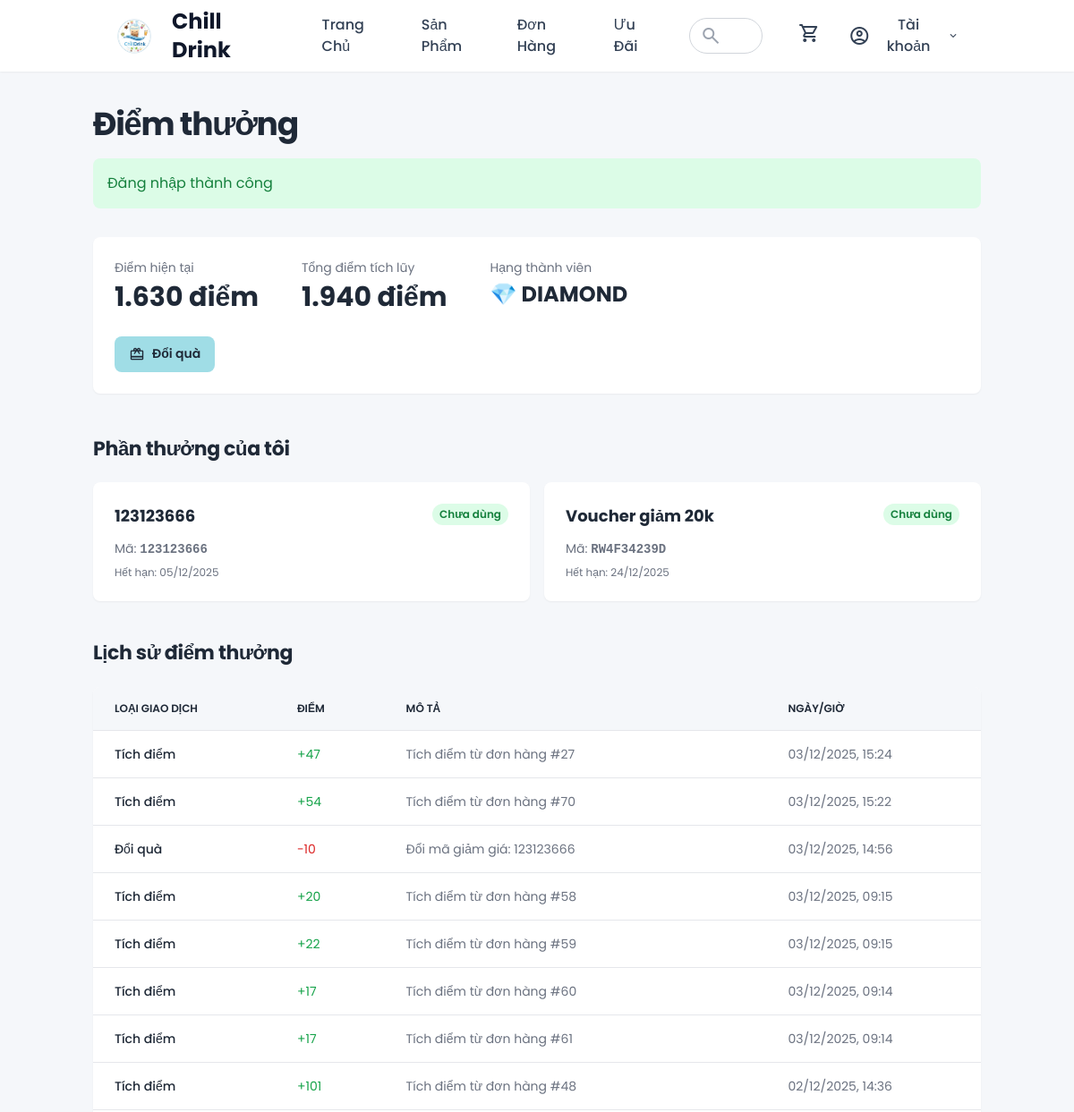
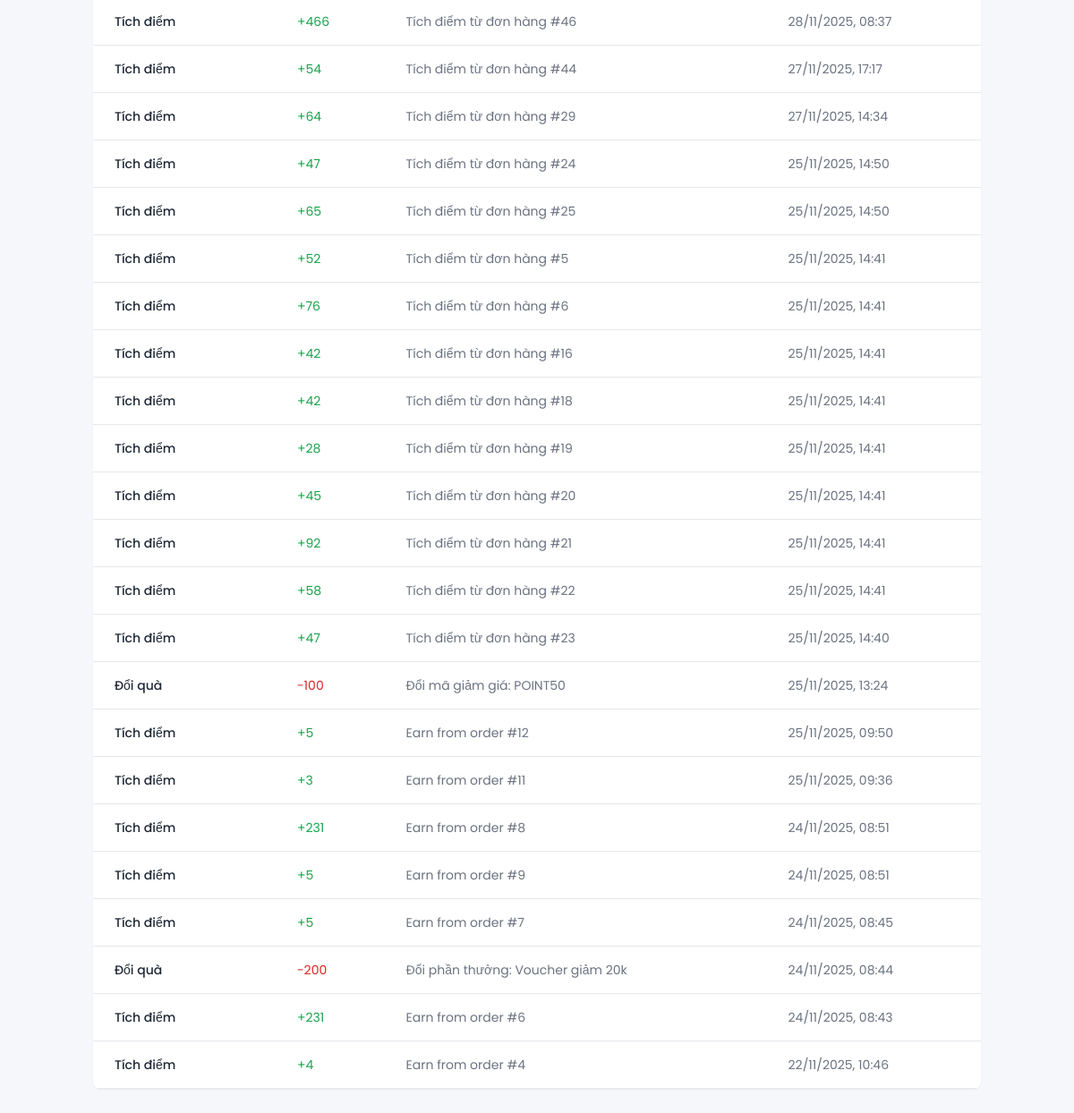
The page /DU_AN_1/base/?action=loyalty (signed in) on the database its author committed (2 pictures, top to bottom).
### tables this page shows
CREATE TABLE `loyalty_points` (
  `id` int(11) NOT NULL,
  `user_id` int(11) NOT NULL,
  `total_points` int(11) DEFAULT 0,
  `monthly_points` int(11) DEFAULT 0 COMMENT 'Điểm tháng hiện tại',
  `lifetime_points` int(11) DEFAULT 0,
  `level` enum('bronze','silver','gold','diamond') DEFAULT 'bronze',
  `current_month` varchar(7) DEFAULT NULL COMMENT 'YYYY-MM format',
  `updated_at` datetime DEFAULT current_timestamp() ON UPDATE current_timestamp()
);

CREATE TABLE `loyalty_transactions` (
  `id` int(11) NOT NULL,
  `user_id` int(11) NOT NULL,
  `order_id` int(11) DEFAULT NULL,
  `type` enum('earn','redeem') NOT NULL,
  `points` int(11) NOT NULL,
  `description` varchar(255) DEFAULT NULL,
  `created_at` datetime DEFAULT current_timestamp()
);

### DU_AN_1/base/dua/controllers/LoyaltyController.php (called while the page is built, shortened)
<?php
class LoyaltyController
{
    private $loyaltyPointModel;
    private $loyaltyRewardModel;
    public function __construct()
    {
        $this->loyaltyPointModel = new LoyaltyPoint();
        $this->loyaltyRewardModel = new LoyaltyReward();
    }
    public function index()
    {
        $loyaltyPoints = $this->loyaltyPointModel->getByUserId($_SESSION['user']['id']);
        if (!$loyaltyPoints) {
            $loyaltyPoints = [
                'total_points' => 0,
                'lifetime_points' => 0,
                'level' => 'new'
            ];
        } else {
            $lifetimePoints = $loyaltyPoints['lifetime_points'];
            if ($lifetimePoints >= 1000) {
                $loyaltyPoints['level'] = 'diamond';
            } elseif ($lifetimePoints >= 600) {
                $loyaltyPoints['level'] = 'gold';
            } elseif ($lifetimePoints >= 400) {
                $loyaltyPoints['level'] = 'silver';
            } elseif ($lifetimePoints >= 200) {
                $loyaltyPoints['level'] = 'bronze';
            } else {
                $loyaltyPoints['level'] = 'new';
            }
        }
        $transactions = $this->loyaltyPointModel->getTransactions($_SESSION['user']['id']);
        $userRewards = $this->loyaltyRewardModel->getUserRewards($_SESSION['user']['id']);
        require_once PATH_VIEW . 'loyalty/index.php';
    }
}

### DU_AN_1/base/index.php (called while the page is built, shortened)
<?php
spl_autoload_register(function ($class) {
    $fileName = "$class.php";
    $fileModel              = PATH_MODEL . $fileName;
});
require_once './routes/index.php';

### DU_AN_1/base/dua/models/BaseModel.php (called while the page is built, shortened)
<?php
class BaseModel
{
    public function __construct()
    {
        $dsn = sprintf('mysql:host=%s;port=%s;dbname=%s;charset=utf8', DB_HOST, DB_PORT, DB_NAME);
        try {
            $this->pdo = new PDO($dsn, DB_USERNAME, DB_PASSWORD, DB_OPTIONS);
        } catch (PDOException $e) {
            die("Kết nối cơ sở dữ liệu thất bại: {$e->getMessage()}. Vui lòng thử lại sau.");
        }
    }
}

### DU_AN_1/base/dua/models/LoyaltyPoint.php (called while the page is built, shortened)
<?php
class LoyaltyPoint extends BaseModel
{
    protected $table = 'loyalty_points';
    public function getByUserId($userId)
    {
        $sql = "SELECT * FROM {$this->table} WHERE user_id = :user_id LIMIT 1";
        $stmt = $this->pdo->prepare($sql);
        $stmt->execute([':user_id' => $userId]);
        return $stmt->fetch();
    }
    public function getTransactions($userId)
    {
        $sql = "SELECT * FROM loyalty_transactions WHERE user_id = :user_id ORDER BY created_at DESC";
        $stmt = $this->pdo->prepare($sql);
        $stmt->execute([':user_id' => $userId]);
        return $stmt->fetchAll();
    }
}

### DU_AN_1/base/dua/models/LoyaltyReward.php (called while the page is built, shortened)
<?php
class LoyaltyReward extends BaseModel
{
    public function getUserRewards($userId)
    {
        $sql = "SELECT lur.id, lur.user_id, lur.reward_id as item_id, lr.reward_name,
                       lr.reward_type, lr.value, lur.code, lur.expires_at,
                       lur.is_used, lur.created_at, 'reward' as source
                FROM loyalty_user_rewards lur
                JOIN loyalty_rewards lr ON lur.reward_id = lr.id
                WHERE lur.user_id = :user_id
                AND lur.is_used = 0
                UNION ALL
                SELECT urc.id, urc.user_id, urc.coupon_id as item_id, c.code as reward_name,
                       'coupon' as reward_type,
                       CONCAT(IF(c.type = 'percent', CONCAT(c.value, '%'), CONCAT(FORMAT(c.value, 0), 'đ')), ' giảm') as value,
                       c.code, c.expires_at, 0 as is_used, urc.created_at, 'coupon' as source
                FROM user_redeemed_coupons urc
                JOIN coupons c ON urc.coupon_id = c.id
                LEFT JOIN user_coupon_usage ucu ON ucu.user_id = urc.user_id AND ucu.coupon_id = urc.coupon_id
                WHERE urc.user_id = :user_id
                AND ucu.id IS NULL
                ORDER BY created_at DESC";
        $stmt = $this->pdo->prepare($sql);
        $stmt->execute([':user_id' => $userId]);
        return $stmt->fetchAll();
    }
}

### DU_AN_1/base/dua/views/loyalty/index.php (the view, shortened to what this page needs)
<!DOCTYPE html>
<html class="light" lang="vi">
<head>
    <script src="https://cdn.tailwindcss.com?plugins=forms,container-queries"></script>
</head>
<body class="font-display bg-background-light">
    <?php require_once PATH_VIEW . 'layouts/header.php'; ?>
    <div class="relative flex h-auto min-h-screen w-full flex-col">
        <div class="layout-container flex h-full grow flex-col">
            <main class="flex flex-1 justify-center py-5 px-4 sm:px-6 md:px-8">
                <div class="layout-content-container flex flex-col w-full max-w-5xl flex-1">
                    <div class="flex flex-wrap justify-between gap-3 p-4">
                        <p class="text-text-main-light text-4xl font-bold leading-tight tracking-[-0.033em] min-w-72">Điểm thưởng</p>
                    </div>
                    <?php if (isset($_SESSION['success'])): ?>
                        <div class="mx-4 mb-4 p-4 bg-green-100 text-green-700 rounded-lg"><?= htmlspecialchars($_SESSION['success'], ENT_QUOTES, 'UTF-8') ?></div>
                    <?php unset($_SESSION['success']);
                    endif; ?>
                    <div class="p-4">
                        <div class="flex flex-col sm:flex-row items-stretch justify-between gap-6 rounded-lg bg-white p-6 shadow-sm">
                            <div class="flex flex-col gap-6">
                                <div class="flex flex-wrap gap-x-12 gap-y-4">
                                    <div class="flex flex-col gap-1">
                                        <p class="text-text-secondary-light text-sm font-normal leading-normal">Điểm hiện tại</p>
                                        <p class="text-text-main-light text-3xl font-bold leading-tight"><?= number_format($loyaltyPoints['total_points'], 0, ',', '.') ?> điểm</p>
                                    </div>
                                    <div class="flex flex-col gap-1">
                                        <p class="text-text-secondary-light text-sm font-normal leading-normal">Tổng điểm tích lũy</p>
                                        <p class="text-text-main-light text-3xl font-bold leading-tight"><?= number_format($loyaltyPoints['lifetime_points'], 0, ',', '.') ?> điểm</p>
                                    </div>
                                    <div class="flex flex-col gap-1">
                                        <p class="text-text-secondary-light text-sm font-normal leading-normal">Hạng thành viên</p>
                                        <p class="text-text-main-light text-2xl font-bold leading-tight uppercase">
                                            <?php
                                            $rankNames = [
                                                'new' => '🆕 KHÁCH MỚI',
                                                'bronze' => '🥉 BRONZE',
                                                'silver' => '🥈 SILVER',
                                                'gold' => '🥇 GOLD',
                                                'diamond' => '💎 DIAMOND'
                                            ];
                                            echo $rankNames[$loyaltyPoints['level']] ?? strtoupper($loyaltyPoints['level']);
                                            ?>
                                        </p>
                                    </div>
                                </div>
                                <a href="<?= BASE_URL ?>?action=loyalty-rewards" class="flex min-w-[84px] max-w-[480px] cursor-pointer items-center justify-center overflow-hidden rounded-lg h-10 px-4 bg-primary text-text-main-light gap-2 text-sm font-semibold leading-normal w-fit">
                                    <span class="material-symbols-outlined text-lg">redeem</span>
                                    <span class="truncate">Đổi quà</span>
                                </a>
                            </div>
                        </div>
                    </div>
                    <h2 class="text-text-main-light text-[22px] font-bold leading-tight tracking-[-0.015em] px-4 pb-3 pt-8">Phần thưởng của tôi</h2>
                    <div class="px-4 py-3">
                        <?php if (empty($userRewards)): ?>
                            <div class="bg-white rounded-lg p-10 text-center shadow-sm">
                                <p class="text-text-secondary-light">Bạn chưa có phần thưởng nào</p>
                            </div>
                        <?php else: ?>
                            <div class="grid grid-cols-1 md:grid-cols-2 gap-4">
                                <?php foreach ($userRewards as $reward): ?>
                                    <div class="bg-white rounded-lg p-6 shadow-sm">
                                        <div class="flex justify-between items-start mb-3">
                                            <h3 class="font-bold text-lg text-text-main-light"><?= htmlspecialchars($reward['reward_name'], ENT_QUOTES, 'UTF-8') ?></h3>
                                            <?php if (!$reward['is_used']): ?>
                                                <span class="px-2 py-1 bg-green-100 text-green-700 rounded-full text-xs font-semibold">Chưa dùng</span>
                                            <?php else: ?>
                                                <span class="px-2 py-1 bg-gray-100 text-gray-700 rounded-full text-xs font-semibold">Đã dùng</span>
                                            <?php endif; ?>
                                        </div>
                                        <p class="text-sm text-text-secondary-light mb-2">Mã: <span class="font-mono font-bold"><?= htmlspecialchars($reward['code'], ENT_QUOTES, 'UTF-8') ?></span></p>
                                        <?php if ($reward['expires_at']): ?>
                                            <p class="text-xs text-text-secondary-light">Hết hạn: <?= date('d/m/Y', strtotime($reward['expires_at'])) ?></p>
                                        <?php endif; ?>
                                    </div>
                                <?php endforeach; ?>
                            </div>
                        <?php endif; ?>
                    </div>
                    <h2 class="text-text-main-light text-[22px] font-bold leading-tight tracking-[-0.015em] px-4 pb-3 pt-8">Lịch sử điểm thưởng</h2>
                    <div class="px-4 py-3">
                        <?php if (empty($transactions)): ?>
                            <div class="bg-white rounded-lg p-10 text-center shadow-sm">
                                <p class="text-text-secondary-light">Chưa có giao dịch nào</p>
                            </div>
                        <?php else: ?>
                            <div class="overflow-x-auto bg-white rounded-lg shadow-sm">
                                <table class="w-full min-w-[700px] text-sm text-left text-text-secondary-light">
                                    <thead class="text-xs text-text-main-light uppercase bg-background-light border-b">
                                        <tr>
                                            <th class="px-6 py-4 font-semibold" scope="col">Loại giao dịch</th>
                                            <th class="px-6 py-4 font-semibold" scope="col">Điểm</th>
                                            <th class="px-6 py-4 font-semibold" scope="col">Mô tả</th>
                                            <th class="px-6 py-4 font-semibold" scope="col">Ngày/Giờ</th>
                                        </tr>
                                    </thead>
                                    <tbody>
                                        <?php foreach ($transactions as $trans): ?>
                                            <tr class="border-b">
                                                <td class="px-6 py-4 font-medium text-text-main-light"><?= $trans['type'] === 'earn' ? 'Tích điểm' : 'Đổi quà' ?></td>
                                                <td class="px-6 py-4 <?= $trans['type'] === 'earn' ? 'text-green-600' : 'text-red-600' ?>">
                                                    <?= $trans['type'] === 'earn' ? '+' : '-' ?><?= number_format($trans['points'], 0, ',', '.') ?>
                                                </td>
                                                <td class="px-6 py-4"><?= htmlspecialchars($trans['description'], ENT_QUOTES, 'UTF-8') ?></td>
                                                <td class="px-6 py-4"><?= date('d/m/Y, H:i', strtotime($trans['created_at'])) ?></td>
                                            </tr>
                                        <?php endforeach; ?>
                                    </tbody>
                                </table>
                            </div>
                        <?php endif; ?>
                    </div>
                </div>
            </main>
        </div>
    </div>
</body>
</html>

### DU_AN_1/base/dua/views/loyalty/index.php (style rules this page uses)
body { font-family: -apple-system, BlinkMacSystemFont, "Segoe UI", Roboto, "Helvetica Neue", Arial, "Noto Sans", sans-serif, "Apple Color Emoji", "Segoe UI Emoji", "Segoe UI Symbol", "Noto Color Emoji"; }

### rows shown on the page
loyalty_points: total_points "1.630", lifetime_points "1.940"
loyalty_transactions: type "Tích điểm", points "47", description "Tích điểm từ đơn hàng #27", created_at "03/12/2025, 15:24"
loyalty_transactions: type "Tích điểm", points "54", description "Tích điểm từ đơn hàng #70", created_at "03/12/2025, 15:22"
loyalty_transactions: type "Đổi quà", points "10", description "Đổi mã giảm giá: 123123666", created_at "03/12/2025, 14:56"
loyalty_transactions: type "Tích điểm", points "20", description "Tích điểm từ đơn hàng #58", created_at "03/12/2025, 09:15"
loyalty_transactions: type "Tích điểm", points "22", description "Tích điểm từ đơn hàng #59", created_at "03/12/2025, 09:15"
loyalty_transactions: type "Tích điểm", points "17", description "Tích điểm từ đơn hàng #60", created_at "03/12/2025, 09:14"
loyalty_transactions: type "Tích điểm", points "17", description "Tích điểm từ đơn hàng #61", created_at "03/12/2025, 09:14"
loyalty_transactions: type "Tích điểm", points "101", description "Tích điểm từ đơn hàng #48", created_at "02/12/2025, 14:36"
loyalty_transactions: type "Tích điểm", points "466", description "Tích điểm từ đơn hàng #46", created_at "28/11/2025, 08:37"
loyalty_transactions: type "Tích điểm", points "54", description "Tích điểm từ đơn hàng #44", created_at "27/11/2025, 17:17"
loyalty_transactions: type "Tích điểm", points "64", description "Tích điểm từ đơn hàng #29", created_at "27/11/2025, 14:34"
loyalty_transactions: type "Tích điểm", points "47", description "Tích điểm từ đơn hàng #24", created_at "25/11/2025, 14:50"
loyalty_transactions: type "Tích điểm", points "65", description "Tích điểm từ đơn hàng #25", created_at "25/11/2025, 14:50"
loyalty_transactions: type "Tích điểm", points "52", description "Tích điểm từ đơn hàng #5", created_at "25/11/2025, 14:41"
loyalty_transactions: type "Tích điểm", points "76", description "Tích điểm từ đơn hàng #6", created_at "25/11/2025, 14:41"
loyalty_transactions: type "Tích điểm", points "42", description "Tích điểm từ đơn hàng #16", created_at "25/11/2025, 14:41"
loyalty_transactions: type "Tích điểm", points "42", description "Tích điểm từ đơn hàng #18", created_at "25/11/2025, 14:41"
loyalty_transactions: type "Tích điểm", points "28", description "Tích điểm từ đơn hàng #19", created_at "25/11/2025, 14:41"
loyalty_transactions: type "Tích điểm", points "45", description "Tích điểm từ đơn hàng #20", created_at "25/11/2025, 14:41"
loyalty_transactions: type "Tích điểm", points "92", description "Tích điểm từ đơn hàng #21", created_at "25/11/2025, 14:41"
loyalty_transactions: type "Tích điểm", points "58", description "Tích điểm từ đơn hàng #22", created_at "25/11/2025, 14:41"
loyalty_transactions: type "Tích điểm", points "47", description "Tích điểm từ đơn hàng #23", created_at "25/11/2025, 14:40"
loyalty_transactions: type "Đổi quà", points "100", description "Đổi mã giảm giá: POINT50", created_at "25/11/2025, 13:24"
loyalty_transactions: type "Tích điểm", points "5", description "Earn from order #12", created_at "25/11/2025, 09:50"
loyalty_transactions: type "Tích điểm", points "3", description "Earn from order #11", created_at "25/11/2025, 09:36"
loyalty_transactions: type "Tích điểm", points "231", description "Earn from order #8", created_at "24/11/2025, 08:51"
loyalty_transactions: type "Tích điểm", points "5", description "Earn from order #9", created_at "24/11/2025, 08:51"
loyalty_transactions: type "Tích điểm", points "5", description "Earn from order #7", created_at "24/11/2025, 08:45"
loyalty_transactions: type "Đổi quà", points "200", description "Đổi phần thưởng: Voucher giảm 20k", created_at "24/11/2025, 08:44"
loyalty_transactions: type "Tích điểm", points "231", description "Earn from order #6", created_at "24/11/2025, 08:43"
loyalty_transactions: type "Tích điểm", points "4", description "Earn from order #4", created_at "22/11/2025, 10:46"

### other values the page prints
$siteName "Chill Drink"
$_SESSION['success'] "Đăng nhập thành công"
$rankNames[$loyaltyPoints['level']] "💎 DIAMOND"
$reward['reward_name'] "123123666"
$reward['code'] "123123666"
date('d/m/Y', strtotime($reward['expires_at'])) "05/12/2025"
$reward['reward_name'] "Voucher giảm 20k"
$reward['code'] "RW4F34239D"
date('d/m/Y', strtotime($reward['expires_at'])) "24/12/2025"
